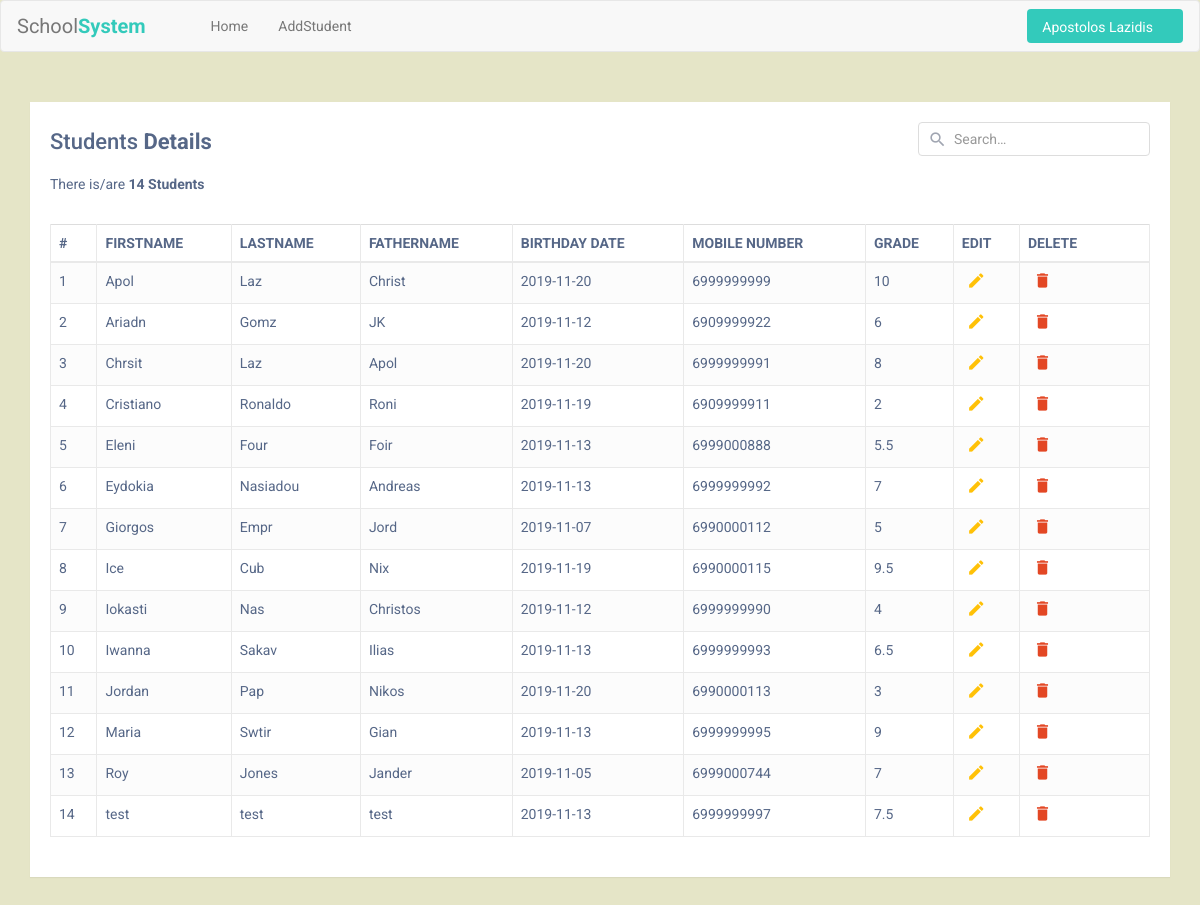
/login2/teacher.php (signed in), run on the app's committed database.
### tables this page shows
CREATE TABLE `Teacher` (
  `ID` int(11) NOT NULL,
  `USERNAME` varchar(255) NOT NULL,
  `FIRSTNAME` varchar(255) NOT NULL,
  `LASTNAME` varchar(255) NOT NULL,
  `EMAIL` varchar(255) NOT NULL,
  `ADRESS` text NOT NULL,
  `PASSWORD` varchar(255) NOT NULL,
  `MOBILE_NUMBER` varchar(11) NOT NULL
);

CREATE TABLE `Students` (
  `ID` int(11) NOT NULL,
  `FIRSTNAME` varchar(255) NOT NULL,
  `LASTNAME` varchar(255) NOT NULL,
  `FATHERNAME` varchar(255) NOT NULL,
  `BIRTHDAY_DATE` date NOT NULL,
  `GRADE` float NOT NULL,
  `MOBILE_NUMBER` varchar(11) NOT NULL
);

### login2/teacher.php (the view, shortened to what this page needs)
<?php
$profil=$_SESSION['user'];
if($profil != true)
{
    header("Location: index.php");
}
else
{
require_once('config.php');
$tmp = 0;
if(isset($_POST['search-btn']))
{
  if(ctype_digit(trim($_POST['search-btn'])) && (trim($_POST['search-btn']) > 10 || strlen(trim($_POST['search-btn'])) > 2) )
  {
      $searchKey = $_POST['search-btn'];
      $keyss = explode(" ",$searchKey);
      $sql = "SELECT * FROM Students WHERE MOBILE_NUMBER LIKE '%$searchKey%' OR BIRTHDAY_DATE LIKE '%$searchKey%' ";
      foreach($keyss as $k){
        $sql .= " OR MOBILE_NUMBER LIKE '%$k%' OR BIRTHDAY_DATE LIKE '%$k%' ORDER BY FIRSTNAME ";
      }
  }
  elseif (ctype_digit(trim($_POST['search-btn'])) && strlen(trim($_POST['search-btn'])) == 1) {
        $searchKey = $_POST['search-btn'];
        $sql = "SELECT * FROM Students WHERE GRADE LIKE '$searchKey%' ORDER BY GRADE ";
  }
  elseif(is_numeric(trim($_POST['search-btn'])))
  {
        $searchKey = $_POST['search-btn'];
        $keyss = explode(" ",$searchKey);
        $sql = "SELECT * FROM Students WHERE GRADE LIKE '%$searchKey%' ";
        foreach($keyss as $k){
          $sql .= " OR GRADE LIKE '%$k%' ORDER BY GRADE DESC";
          }
  }
  else
  {
   $searchKey = $_POST['search-btn'];
   $keyss = explode(" ",$searchKey);
   $sql = "SELECT * FROM Students WHERE FIRSTNAME LIKE '%$searchKey%' OR LASTNAME LIKE '%$searchKey%' OR BIRTHDAY_DATE LIKE '%$searchKey%' ";
    foreach($keyss as $k){
     $sql .= " OR FIRSTNAME LIKE '%$k%' OR LASTNAME LIKE '%$k%' OR BIRTHDAY_DATE LIKE '%$k%' ORDER BY FIRSTNAME ";
     }
  }
}
else{
  $sql = "SELECT * FROM Students ORDER BY FIRSTNAME";
  $searchKey = "";
}
$result = mysqli_query($link, $sql) or die(mysqli_error($link));
$count = mysqli_num_rows($result);
}
?>
<?php
include('header.php');
?>
<!DOCTYPE html>
<html lang="en">
<head>
<link rel="stylesheet" href="https://maxcdn.bootstrapcdn.com/font-awesome/4.7.0/css/font-awesome.min.css">
<link rel="stylesheet" href="https://maxcdn.bootstrapcdn.com/bootstrap/3.3.7/css/bootstrap.min.css">
<link rel="stylesheet"  href="css/cong.css">
</head>
<body style="background-color:#e5e5c7;">
    <div class="container">
        <div class="table-wrapper">
            <div class="table-title">
                <div class="row">
                    <div class="col-sm-8"><h2>Students <b>Details</b></h2><br><p>There is/are <b><?php echo "$count Students"; ?></b></p></div>
                    <div class="col-sm-4">
                      <form action="" method="post">
                        <div class="search-box">
                            <i class="material-icons">&#xE8B6;</i>
                            <input type="text" id="search_text" name="search-btn" value="<?php echo $searchKey; ?>" class="form-control" placeholder="Search&hellip;">
                        </div>
                      </form>
                    </div>
                </div>
            </div>
            <div class="result">
            <table class="table table-striped table-hover table-bordered">
                <thead>
                    <tr>
                        <th>#</th>
                        <th>FIRSTNAME </th>
                        <th>LASTNAME</th>
                        <th>FATHERNAME </th>
                        <th>BIRTHDAY DATE</th>
                        <th>MOBILE NUMBER </th>
                        <th>GRADE </th>
                        <th>EDIT</th>
                        <th>DELETE</th>
                    </tr>
                </thead>
                <tbody>
                  <?php if(mysqli_num_rows($result) > 0)
                    {while( $row = mysqli_fetch_assoc($result)) : ?>
                    <tr>
                        <td><?php echo ++$tmp; ?></td>
                        <td><?php echo $row['FIRSTNAME']; ?></td>
                        <td><?php echo $row['LASTNAME']; ?></td>
                        <td><?php echo $row['FATHERNAME']; ?></td>
                        <td><?php echo $row['BIRTHDAY_DATE']; ?></td>
                        <td><?php echo $row['MOBILE_NUMBER']; ?></td>
                        <td><?php echo $row['GRADE']; ?></td>
                        <td>
                            <a  href="EditStudent.php?editId=<?php echo $row['ID'];?>" class="edit" title="Edit" data-toggle="tooltip"><i class="material-icons">&#xE254;</i></a>
                        </td>
                        <td>
                            <a  href="DeleteStud.php?delId=<?php echo $row['ID'];?>"  class="delete" title="Delete" data-toggle="tooltip" onClick="return confirm('Are you sure to delete this user?');"><i class="material-icons">&#xE872;</i></a>
                        </td>
                        <?php endwhile; } ?>
          </div>
        </div>
    </div>
</body>
</html>

### login2/header.php (shortened to what this page needs)
<?php
$profil=$_SESSION['user'];
if($profil != true)
{
    header("Location: index.php");
}
else
{
$sqle = "SELECT * FROM Teacher WHERE USERNAME = '$profil' OR EMAIL= '$profil' ";
  $resulte = mysqli_query($link, $sqle) or die(mysqli_error($link));
  $rowe = mysqli_fetch_assoc($resulte);
  $firstn = $rowe['FIRSTNAME'];
  $lastnam = $rowe['LASTNAME'];
}
?>
<!DOCTYPE html>
<html lang="en">
<head>
<link rel="stylesheet"  href="header.css">
<link rel="stylesheet" href="https://maxcdn.bootstrapcdn.com/font-awesome/4.7.0/css/font-awesome.min.css">
<link rel="stylesheet" href="https://maxcdn.bootstrapcdn.com/bootstrap/3.3.7/css/bootstrap.min.css">
</head>
<body>
<nav class="navbar navbar-default navbar-expand-lg navbar-light">
  <div class="navbar-header d-flex col">
    <a class="navbar-brand" href="teacher.php">School<b>System</b></a>
  </div>
  <div id="navbarCollapse" class="collapse navbar-collapse justify-content-start">
    <ul class="nav navbar-nav">
      <li class="nav-item"><a href="teacher.php" class="nav-link">Home</a></li>
      <li class="nav-item"><a href="AddStudent.php" class="nav-link">AddStudent</a></li>
    </ul>
    <ul class="nav navbar-nav navbar-right ml-auto">
      <li class="nav-item">
        <a href="#" data-toggle="dropdown" class="btn btn-primary dropdown-toggle get-started-btn mt-1 mb-1"><?php echo $firstn ." ". $lastnam; ?></a>
      </li>
    </ul>
  </div>
</nav>
</body>
</html>

### login2/header.css (style rules this page uses)
.form-control { box-shadow: none; font-weight: normal; font-size: 13px; }
.navbar-header.col { padding: 0 !important; }
.navbar { background: #fff; padding-left: 16px; padding-right: 16px; border-bottom: 1px solid #dfe3e8; border-radius: 0; }
.navbar .navbar-brand, .navbar .navbar-brand:hover, .navbar .navbar-brand:focus { padding-left: 0; font-size: 20px; padding-right: 50px; }
.navbar .navbar-brand b { font-weight: bold; color: #33cabb; }
.navbar .nav li { position: relative; }
.navbar .nav li a { color: #888; }
.search-box { position: relative; }
.search-box input { padding-right: 35px; border-color: #dfe3e8; border-radius: 4px !important; box-shadow: none; }
.search-box i { color: #a0a5b1; font-size: 19px; }
.navbar .nav .btn-primary, .navbar .nav .btn-primary:active { color: #fff; background: #33cabb; padding-top: 8px; padding-bottom: 6px; vertical-align: middle; border: none; }
.navbar .navbar-right li:first-child a { padding-right: 30px; }
.navbar .nav .get-started-btn { min-width: 120px; margin-top: 8px; margin-bottom: 8px; }
.navbar .navbar-right .dropdown-toggle::after { display: none; }

### login2/css/cong.css (style rules this page uses)
body { color: #566787; background: #f5f5f5; font-family: 'Roboto', sans-serif; }
.table-wrapper { background: #fff; padding: 20px; margin: 30px 0; box-shadow: 0 1px 1px rgba(0,0,0,.05); }
.table-title { padding-bottom: 10px; margin: 0 0 10px; }
.table-title h2 { margin: 8px 0 0; font-size: 22px; }
.search-box { position: relative; float: right; }
.search-box input { height: 34px; border-radius: 20px; padding-left: 35px; border-color: #ddd; box-shadow: none; }
.search-box i { color: #a0a5b1; position: absolute; font-size: 19px; top: 8px; left: 10px; }
table.table tr th, table.table tr td { border-color: #e9e9e9; }
table.table-striped tbody tr:nth-of-type(odd) { background-color: #fcfcfc; }
table.table td:last-child { width: 130px; }
table.table td a { color: #a0a5b1; display: inline-block; margin: 0 5px; }
table.table td a.edit { color: #FFC107; }
table.table td a.delete { color: #E34724; }
table.table td i { font-size: 19px; }

### data on the page
teacher: FIRSTNAME "Apostolos", LASTNAME "Lazidis"
students: FIRSTNAME "Apol", LASTNAME "Laz", FATHERNAME "Christ", BIRTHDAY_DATE "2019-11-20", MOBILE_NUMBER "6999999999", GRADE "10"
students: FIRSTNAME "Ariadn", LASTNAME "Gomz", FATHERNAME "JK", BIRTHDAY_DATE "2019-11-12", MOBILE_NUMBER "6909999922", GRADE "6"
students: FIRSTNAME "Chrsit", LASTNAME "Laz", FATHERNAME "Apol", BIRTHDAY_DATE "2019-11-20", MOBILE_NUMBER "6999999991", GRADE "8"
students: FIRSTNAME "Cristiano", LASTNAME "Ronaldo", FATHERNAME "Roni", BIRTHDAY_DATE "2019-11-19", MOBILE_NUMBER "6909999911", GRADE "2"
students: FIRSTNAME "Eleni", LASTNAME "Four", FATHERNAME "Foir", BIRTHDAY_DATE "2019-11-13", MOBILE_NUMBER "6999000888", GRADE "5.5"
students: FIRSTNAME "Eydokia", LASTNAME "Nasiadou", FATHERNAME "Andreas", BIRTHDAY_DATE "2019-11-13", MOBILE_NUMBER "6999999992", GRADE "7"
students: FIRSTNAME "Giorgos", LASTNAME "Empr", FATHERNAME "Jord", BIRTHDAY_DATE "2019-11-07", MOBILE_NUMBER "6990000112", GRADE "5"
students: FIRSTNAME "Ice", LASTNAME "Cub", FATHERNAME "Nix", BIRTHDAY_DATE "2019-11-19", MOBILE_NUMBER "6990000115", GRADE "9.5"
students: FIRSTNAME "Iokasti", LASTNAME "Nas", FATHERNAME "Christos", BIRTHDAY_DATE "2019-11-12", MOBILE_NUMBER "6999999990", GRADE "4"
students: FIRSTNAME "Iwanna", LASTNAME "Sakav", FATHERNAME "Ilias", BIRTHDAY_DATE "2019-11-13", MOBILE_NUMBER "6999999993", GRADE "6.5"
students: FIRSTNAME "Jordan", LASTNAME "Pap", FATHERNAME "Nikos", BIRTHDAY_DATE "2019-11-20", MOBILE_NUMBER "6990000113", GRADE "3"
students: FIRSTNAME "Maria", LASTNAME "Swtir", FATHERNAME "Gian", BIRTHDAY_DATE "2019-11-13", MOBILE_NUMBER "6999999995", GRADE "9"
students: FIRSTNAME "Roy", LASTNAME "Jones", FATHERNAME "Jander", BIRTHDAY_DATE "2019-11-05", MOBILE_NUMBER "6999000744", GRADE "7"
students: FIRSTNAME "test", LASTNAME "test", FATHERNAME "test", BIRTHDAY_DATE "2019-11-13", MOBILE_NUMBER "6999999997", GRADE "7.5"

### other printed values
$count "14"
